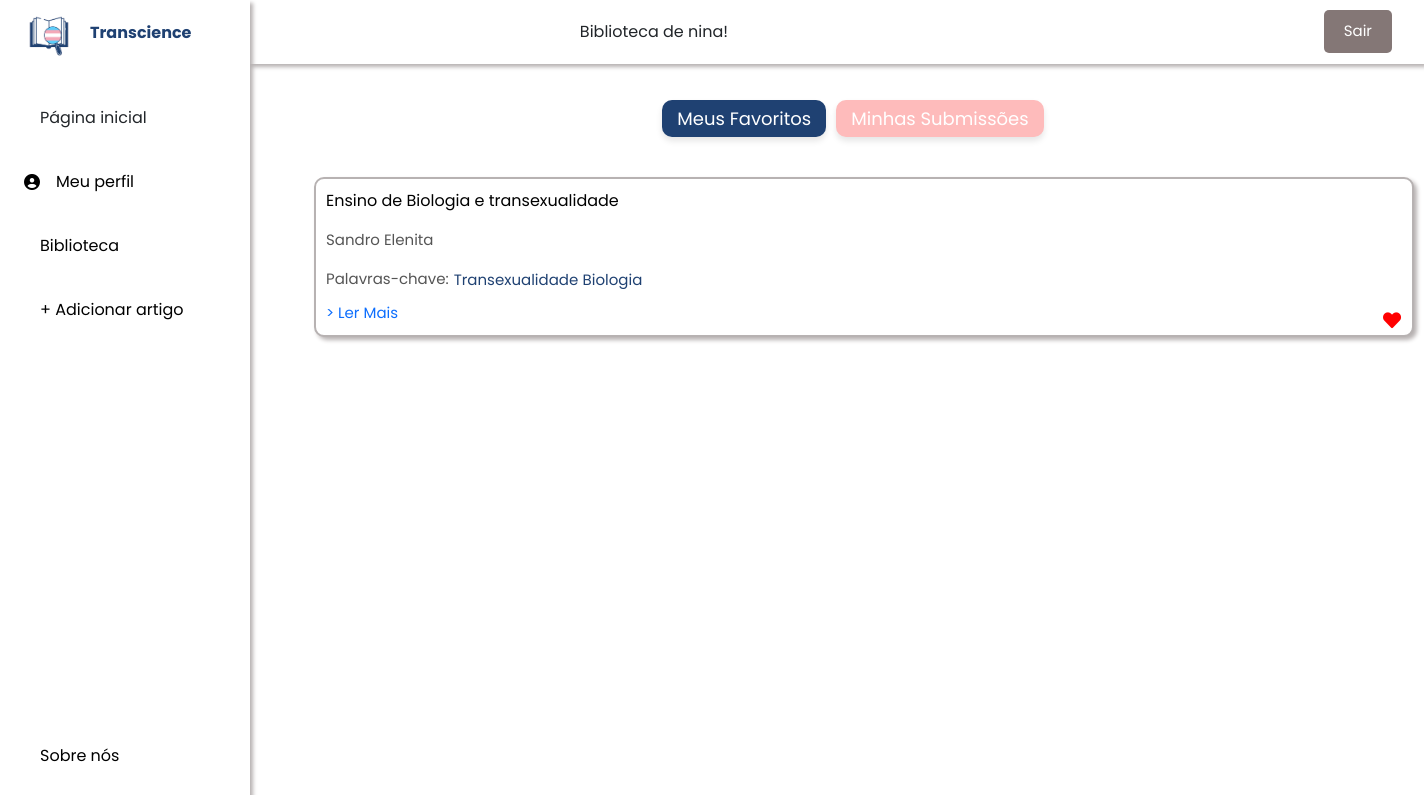
/biblioteca/minha_biblioteca/ (signed in), run on an earlier commit of the app's database.
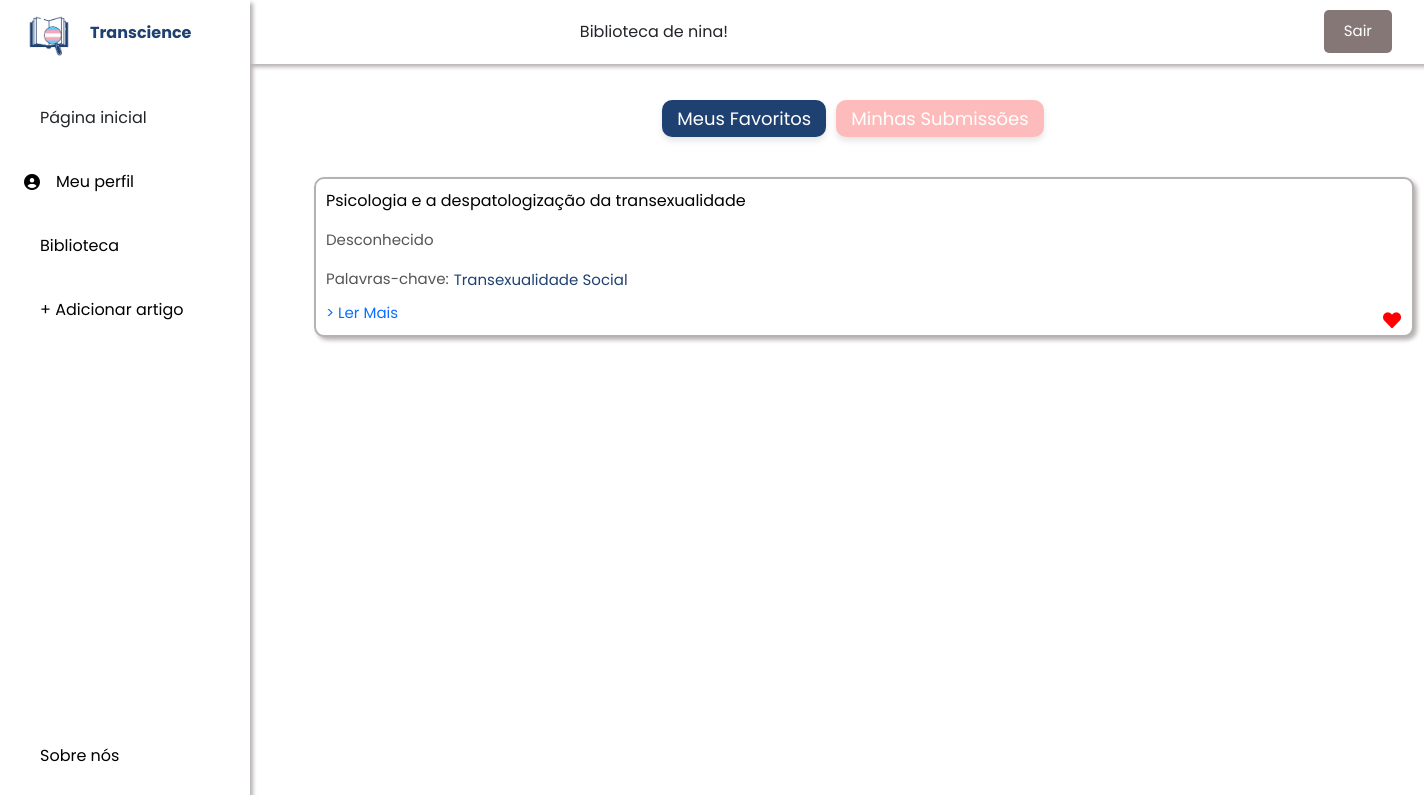
And on a later commit of the database.
### biblioteca/models.py (models this page shows, shortened)
class Favorito(models.Model):
    usuario = models.ForeignKey(User, on_delete=models.CASCADE)
    artigo = models.ForeignKey(Artigo, on_delete=models.CASCADE)
    data_favorito = models.DateField(auto_now_add=True)

class Artigo(models.Model):
    titulo = models.CharField(max_length=200)
    link = models.CharField(max_length=255)
    autor = models.CharField(max_length=255)
    relevancia_id = models.ForeignKey(Relevancia, on_delete=models.CASCADE)
    ano_id = models.ForeignKey(Ano, on_delete=models.CASCADE)
    palavras_chave = models.ManyToManyField(PalavraChave, related_name='artigos')
    usuario = models.ManyToManyField(User, related_name='artigos')

class PalavraChave(models.Model):
    nome = models.CharField(max_length=100)
    def __str__(self):
        return self.nome

### biblioteca/views.py (the view)
# urls.py: path("minha_biblioteca/", views.ArtigoListView.as_view(), name="minha_biblioteca"),
class ArtigoListView(LoginRequiredMixin, generic.ListView):
    model = Artigo
    template_name = 'biblioteca/minha_biblioteca.html'
    context_object_name = 'artigos'
    def get_queryset(self):
        return Artigo.objects.filter(usuario=self.request.user)

### biblioteca/models.py (called while the page is built)
    def __str__(self):
        return self.descricao

### biblioteca/templates/biblioteca/minha_biblioteca.html (shortened to what the changed rows need)
{% load static %}
<link rel="stylesheet" href="{% static 'css/bootstrap.min.css' %}">
<link rel="stylesheet" href="{% static 'fa/css/all.min.css' %}">
<link rel="stylesheet" href="{% static 'biblioteca/style.css' %}">
<link href="fontawesome/css/all.css" rel="stylesheet">
<link rel="stylesheet" href="https://use.fontawesome.com/releases/v5.0.7/css/all.css">
<head>
</head>
<body id="body-pd">
<div class="content-container">
    <div class="content-container">
        <div id="favoritos" style="display: block;">
            <ul>
                {% for favorito in user.favorito_set.all %}
                    <li class="artigo-item" style="position: relative; padding-bottom: 30px;">
                        <a class="titulo-artigo" style="color: black;">
                            {{ favorito.artigo.titulo }}
                        </a>
                        <form action="{% url 'favoritar_artigo' favorito.artigo.id %}" method="post" class="favorite-form" id="favorite-form-{{ favorito.artigo.id }}">
                            <button type="submit" class="favorite-button" style="border: none; background: none; position: absolute; bottom: 5px; right: 5px;" id="favorite-btn-{{ favorito.artigo.id }}" onclick="toggleFavorite(event, {{ favorito.artigo.id }})">
                                <i class="fas fa-heart" id="heart-{{ favorito.artigo.id }}" style="font-size: 18px; color: red;"></i>
                            </button>
                        </form>
                        <p class="texto-menor" style="margin-top: 3px;">{{ favorito.artigo.autor }}
                        <div style="display: flex; align-items: center; margin-top: 10px;">
                            <a class="texto-menor">Palavras-chave:</a>
                            <div class="palavras-chave-container" style="margin-left: 5px;">
                                {% for palavra_chave in favorito.artigo.palavras_chave.all %}
                                    <span class="texto-menor" style="color: #1F4172;">{{ palavra_chave }}</span>
                                {% endfor %}
                            </div>
                        </div>
                        <p class="texto-menor" style="margin-top: 10px;">
                            <a href="{{ favorito.artigo.link }}" target="_blank">> Ler Mais</a>
                        </p>
                    </li>
                {% empty %}
                    <p>Você ainda não favoritou nenhum artigo.</p>
                {% endfor %}
            </ul>
        </div>

What changed in the data, as far as the page shows it:
removed Favorito: artigo.titulo "Ensino de Biologia e transexualidade", artigo.autor "Sandro Elenita", PalavraChave (nome "Transexualidade")
no longer on this page (row unchanged): PalavraChave: nome "Biologia", shown under "Ensino de Biologia e transexualidade"
added Favorito: artigo.titulo "Psicologia e a despatologização da transexualidade", artigo.autor "Desconhecido", PalavraChave (nome "Transexualidade")
now on this page (row unchanged): PalavraChave: nome "Social", shown under "Psicologia e a despatologização da transexualidade"
